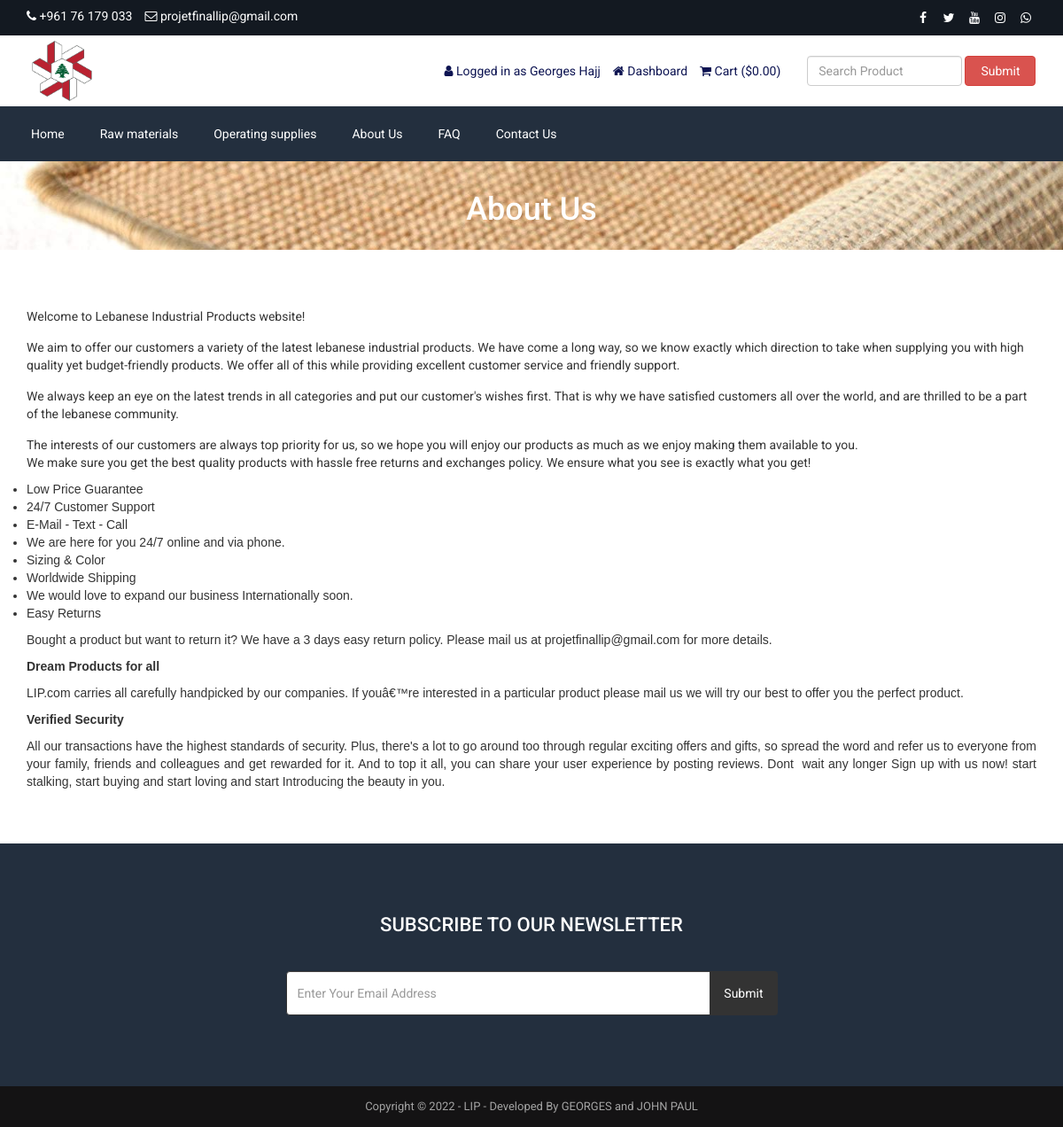
The page /about.php (signed in) on the database its author committed.
### tables this page shows
CREATE TABLE `tbl_settings` (
  `id` int(11) NOT NULL,
  `logo` varchar(255) NOT NULL,
  `favicon` varchar(255) NOT NULL,
  `footer_about` text NOT NULL,
  `footer_copyright` text NOT NULL,
  `contact_address` text NOT NULL,
  `contact_email` varchar(255) NOT NULL,
  `contact_phone` varchar(255) NOT NULL,
  `contact_fax` varchar(255) NOT NULL,
  `contact_map_iframe` text NOT NULL,
  `receive_email` varchar(255) NOT NULL,
  `receive_email_subject` varchar(255) NOT NULL,
  `receive_email_thank_you_message` text NOT NULL,
  `forget_password_message` text NOT NULL,
  `total_recent_post_footer` int(10) NOT NULL,
  `total_popular_post_footer` int(10) NOT NULL,
  `total_recent_post_sidebar` int(11) NOT NULL,
  `total_popular_post_sidebar` int(11) NOT NULL,
  `total_featured_product_home` int(11) NOT NULL,
  `total_latest_product_home` int(11) NOT NULL,
  `total_popular_product_home` int(11) NOT NULL,
  `meta_title_home` text NOT NULL,
  `meta_keyword_home` text NOT NULL,
  `meta_description_home` text NOT NULL,
  `banner_login` varchar(255) NOT NULL,
  `banner_registration` varchar(255) NOT NULL,
  `banner_forget_password` varchar(255) NOT NULL,
  `banner_reset_password` varchar(255) NOT NULL,
  `banner_search` varchar(255) NOT NULL,
  `banner_cart` varchar(255) NOT NULL,
  `banner_checkout` varchar(255) NOT NULL,
  `banner_product_category` varchar(255) NOT NULL,
  `banner_blog` varchar(255) NOT NULL,
  `cta_title` varchar(255) NOT NULL,
  `cta_content` text NOT NULL,
  `cta_read_more_text` varchar(255) NOT NULL,
  `cta_read_more_url` varchar(255) NOT NULL,
  `cta_photo` varchar(255) NOT NULL,
  `featured_product_title` varchar(255) NOT NULL,
  `featured_product_subtitle` varchar(255) NOT NULL,
  `latest_product_title` varchar(255) NOT NULL,
  `latest_product_subtitle` varchar(255) NOT NULL,
  `popular_product_title` varchar(255) NOT NULL,
  `popular_product_subtitle` varchar(255) NOT NULL,
  `testimonial_title` varchar(255) NOT NULL,
  `testimonial_subtitle` varchar(255) NOT NULL,
  `testimonial_photo` varchar(255) NOT NULL,
  `blog_title` varchar(255) NOT NULL,
  `blog_subtitle` varchar(255) NOT NULL,
  `newsletter_text` text NOT NULL,
  `paypal_email` varchar(255) NOT NULL,
  `stripe_public_key` varchar(255) NOT NULL,
  `stripe_secret_key` varchar(255) NOT NULL,
  `bank_detail` text NOT NULL,
  `before_head` text NOT NULL,
  `after_body` text NOT NULL,
  `before_body` text NOT NULL,
  `home_service_on_off` int(11) NOT NULL,
  `home_welcome_on_off` int(11) NOT NULL,
  `home_featured_product_on_off` int(11) NOT NULL,
  `home_latest_product_on_off` int(11) NOT NULL,
  `home_popular_product_on_off` int(11) NOT NULL,
  `home_testimonial_on_off` int(11) NOT NULL,
  `home_blog_on_off` int(11) NOT NULL,
  `newsletter_on_off` int(11) NOT NULL,
  `ads_above_welcome_on_off` int(1) NOT NULL,
  `ads_above_featured_product_on_off` int(1) NOT NULL,
  `ads_above_latest_product_on_off` int(1) NOT NULL,
  `ads_above_popular_product_on_off` int(1) NOT NULL,
  `ads_above_testimonial_on_off` int(1) NOT NULL,
  `ads_category_sidebar_on_off` int(1) NOT NULL
);

CREATE TABLE `tbl_social` (
  `social_id` int(11) NOT NULL,
  `social_name` varchar(30) NOT NULL,
  `social_url` varchar(255) NOT NULL,
  `social_icon` varchar(30) NOT NULL
);

CREATE TABLE `tbl_top_category` (
  `tcat_id` int(11) NOT NULL,
  `tcat_name` varchar(255) NOT NULL,
  `show_on_menu` int(1) NOT NULL
);

CREATE TABLE `tbl_page` (
  `id` int(11) NOT NULL,
  `about_title` varchar(255) NOT NULL,
  `about_content` text NOT NULL,
  `about_banner` varchar(255) NOT NULL,
  `about_meta_title` varchar(255) NOT NULL,
  `about_meta_keyword` text NOT NULL,
  `about_meta_description` text NOT NULL,
  `faq_title` varchar(255) NOT NULL,
  `faq_banner` varchar(255) NOT NULL,
  `faq_meta_title` varchar(255) NOT NULL,
  `faq_meta_keyword` text NOT NULL,
  `faq_meta_description` text NOT NULL,
  `blog_title` varchar(255) NOT NULL,
  `blog_banner` varchar(255) NOT NULL,
  `blog_meta_title` varchar(255) NOT NULL,
  `blog_meta_keyword` text NOT NULL,
  `blog_meta_description` text NOT NULL,
  `contact_title` varchar(255) NOT NULL,
  `contact_banner` varchar(255) NOT NULL,
  `contact_meta_title` varchar(255) NOT NULL,
  `contact_meta_keyword` text NOT NULL,
  `contact_meta_description` text NOT NULL,
  `pgallery_title` varchar(255) NOT NULL,
  `pgallery_banner` varchar(255) NOT NULL,
  `pgallery_meta_title` varchar(255) NOT NULL,
  `pgallery_meta_keyword` text NOT NULL,
  `pgallery_meta_description` text NOT NULL,
  `vgallery_title` varchar(255) NOT NULL,
  `vgallery_banner` varchar(255) NOT NULL,
  `vgallery_meta_title` varchar(255) NOT NULL,
  `vgallery_meta_keyword` text NOT NULL,
  `vgallery_meta_description` text NOT NULL
);

### about.php (the view)
<?php require_once('header.php'); ?>
<?php
$statement = $pdo->prepare("SELECT * FROM tbl_page WHERE id=1");
$statement->execute();
$result = $statement->fetchAll(PDO::FETCH_ASSOC);
foreach ($result as $row) {
   $about_title = $row['about_title'];
    $about_content = $row['about_content'];
    $about_banner = $row['about_banner'];
}
?>
<div class="page-banner" style="background-image: url(assets/uploads/<?php echo $about_banner; ?>);">
    <div class="inner">
        <h1><?php echo $about_title; ?></h1>
    </div>
</div>
<div class="page">
    <div class="container">
        <div class="row">
            <div class="col-md-12">
                <p>
                    <?php echo $about_content; ?>
                </p>
            </div>
        </div>
    </div>
</div>
<?php require_once('footer.php'); ?>

### header.php (shortened to what this page needs)
<?php
include("admin/inc/config.php");
$statement = $pdo->prepare("SELECT * FROM tbl_settings WHERE id=1");
$statement->execute();
$result = $statement->fetchAll(PDO::FETCH_ASSOC);
foreach ($result as $row)
{
	$logo = $row['logo'];
	$contact_email = $row['contact_email'];
	$contact_phone = $row['contact_phone'];
}
?>
<!DOCTYPE html>
<html lang="en">
<head>
	<link rel="stylesheet" href="assets/css/bootstrap.min.css">
	<link rel="stylesheet" href="assets/css/font-awesome.min.css">
	<link rel="stylesheet" href="assets/css/owl.carousel.min.css">
	<link rel="stylesheet" href="assets/css/owl.theme.default.min.css">
	<link rel="stylesheet" href="assets/css/jquery.bxslider.min.css">
    <link rel="stylesheet" href="assets/css/magnific-popup.css">
    <link rel="stylesheet" href="assets/css/rating.css">
	<link rel="stylesheet" href="assets/css/spacing.css">
	<link rel="stylesheet" href="assets/css/bootstrap-touch-slider.css">
	<link rel="stylesheet" href="assets/css/animate.min.css">
	<link rel="stylesheet" href="assets/css/tree-menu.css">
	<link rel="stylesheet" href="assets/css/select2.min.css">
	<link rel="stylesheet" href="assets/css/main.css">
	<link rel="stylesheet" href="assets/css/responsive.css">
	<?php
	$statement = $pdo->prepare("SELECT * FROM tbl_page WHERE id=1");
	$statement->execute();
	$result = $statement->fetchAll(PDO::FETCH_ASSOC);
		?>
</head>
<body>
<div class="top">
	<div class="container">
		<div class="row">
			<div class="col-md-6 col-sm-6 col-xs-12">
				<div class="left">
					<ul>
						<li><i class="fa fa-phone"></i> <?php echo $contact_phone; ?></li>
						<li><i class="fa fa-envelope-o"></i> <?php echo $contact_email; ?></li>
					</ul>
				</div>
			</div>
			<div class="col-md-6 col-sm-6 col-xs-12">
				<div class="right">
					<ul>
						<?php
						$statement = $pdo->prepare("SELECT * FROM tbl_social");
						$statement->execute();
						$result = $statement->fetchAll(PDO::FETCH_ASSOC);
						foreach ($result as $row) {
							?>
							<?php if($row['social_url'] != ''): ?>
							<li><a href="<?php echo $row['social_url']; ?>"><i class="<?php echo $row['social_icon']; ?>"></i></a></li>
							<?php endif; ?>
							<?php
						}
						?>
					</ul>
				</div>
			</div>
		</div>
	</div>
</div>
<div class="header">
	<div class="container">
		<div class="row inner">
			<div class="col-md-4 logo">
				<a href="index.php"><img src="assets/uploads/<?php echo $logo; ?>" alt="logo image"></a>
			</div>
			<div class="col-md-5 right">
				<ul>
					<?php
					if(isset($_SESSION['customer'])) {
						?>
						<li><i class="fa fa-user"></i> <?php echo 'Logged in as'; ?> <?php echo $_SESSION['customer']['cust_FirstName'].' '.$_SESSION['customer']['cust_LastName'] ; ?></li>
						<li><a href="dashboard.php"><i class="fa fa-home"></i> <?php echo 'Dashboard'; ?></a></li>
						<?php
					} else {
						?>
						<li><a href="login.php"><i class="fa fa-sign-in"></i> <?php echo 'Login'; ?></a></li>
						<li><a href="registration.php"><i class="fa fa-user-plus"></i> <?php echo 'Register'; ?></a></li>
						<?php
					}
					?>
					<li><a href="cart.php"><i class="fa fa-shopping-cart"></i> <?php echo 'Cart'; ?> (<?php echo '$'; ?><?php
					if(isset($_SESSION['cart_p_id'])) {
						$table_total_price = 0;
						$i=0;
	                    foreach($_SESSION['cart_p_qty'] as $key => $value)
	                    {
	                        $i++;
	                        $arr_cart_p_qty[$i] = $value;
	                    }                    $i=0;
	                    foreach($_SESSION['cart_p_current_price'] as $key => $value)
	                    {
	                        $i++;
	                        $arr_cart_p_current_price[$i] = $value;
	                    }
	                    for($i=1;$i<=count($arr_cart_p_qty);$i++) {
	                    	$row_total_price = $arr_cart_p_current_price[$i]*$arr_cart_p_qty[$i];
	                        $table_total_price = $table_total_price + $row_total_price;
	                    }
						echo $table_total_price;
					} else {
						echo '0.00';
					}
					?>)</a></li>
				</ul>
			</div>
			<div class="col-md-3 search-area">
				<form class="navbar-form navbar-left" role="search" action="search-result.php" method="get">
					<div class="form-group">
						<input type="text" class="form-control search-top" placeholder="<?php echo 'Search Product'; ?>" name="search_text">
					</div>
					<button type="submit" class="btn btn-danger"><?php echo 'Submit'; ?></button>
				</form>
			</div>
		</div>
	</div>
</div>
<div class="nav">
	<div class="container">
		<div class="row">
			<div class="col-md-12 pl_0 pr_0">
				<div class="menu-container">
					<div class="menu">
						<ul>
							<li><a href="index.php">Home</a></li>
							<?php
							$statement = $pdo->prepare("SELECT * FROM tbl_top_category WHERE show_on_menu=1");
							$statement->execute();
							$result = $statement->fetchAll(PDO::FETCH_ASSOC);
							foreach ($result as $row) {
								?>
								<li><a href="product-category.php?id=<?php echo $row['tcat_id']; ?>&type=top-category"><?php echo $row['tcat_name']; ?></a>
								</li>
								<?php
							}
							?>
							<?php
							$statement = $pdo->prepare("SELECT * FROM tbl_page WHERE id=1");
							$statement->execute();
							$result = $statement->fetchAll(PDO::FETCH_ASSOC);
							foreach ($result as $row) {
								$about_title = $row['about_title'];
								$faq_title = $row['faq_title'];
								$contact_title = $row['contact_title'];
							}
							?>
							<li><a href="about.php"><?php echo $about_title; ?></a></li>
							<li><a href="faq.php"><?php echo $faq_title; ?></a></li>
							<li><a href="contact.php"><?php echo $contact_title; ?></a></li>
						</ul>
					</div>
				</div>
			</div>
		</div>
	</div>
</div>

### footer.php (shortened to what this page needs)
<?php
$statement = $pdo->prepare("SELECT * FROM tbl_settings WHERE id=1");
$statement->execute();
$result = $statement->fetchAll(PDO::FETCH_ASSOC);
foreach ($result as $row)
{
	$footer_copyright = $row['footer_copyright'];
    $newsletter_on_off = $row['newsletter_on_off'];
}
?>
<?php if($newsletter_on_off == 1): ?>
<section class="home-newsletter">
	<div class="container">
		<div class="row">
			<div class="col-md-6 col-md-offset-3">
				<div class="single">
				<form action="" method="POST">
					<h2><?php echo 'Subscribe To Our Newsletter'; ?></h2>
					<div class="input-group">
			        	<input type="email" class="form-control" placeholder="<?php echo 'Enter Your Email Address'; ?>" name="email_subscribe">
			         	<span class="input-group-btn">
			         	<input class="btn btn-theme" type="submit" name="form_subscribe"><?php echo 'Subscribe'; ?></input>
			         	</span>
			        </div>
				</div>
			</div>
		</div>
	</div>
</section>
<?php endif; ?>
<div class="footer-bottom">
	<div class="container">
		<div class="row">
			<div class="col-md-12 copyright">
				<?php echo $footer_copyright; ?>
			</div>
		</div>
	</div>
</div>
</body>
</html>

### assets/css/main.css (style rules this page uses)
* { margin: 0; padding: 0; }
body { font-family: "Roboto", sans-serif; font-size: 14px; }
h1, h2, h3, h4, h5, h6 { font-family: "Roboto", sans-serif; }
a { text-decoration: none; }
.top { width: 100%; height: 40px; background: #131921; }
.top .left { float: left; }
.top .left ul { padding-top: 8px; }
.top .left ul li { list-style-type: none; float: left; margin-right: 14px; color: white; }
.top .left ul li i { color: white; }
.top .right { float: right; }
.top .right ul { padding-top: 8px; }
.top .right ul li { list-style-type: none; float: left; margin-left: 5px; }
.top .right ul li a { color: white; width: 24px; height: 24px; line-height: 24px; text-align: center; border-radius: 50%; display: block; transition: all 0.4s ease; }
.header { width: 100%; height: auto; background: #fff; }
.header .inner { height: auto; display: table; }
.header .logo { float: none; display: table-cell; vertical-align: middle; }
.header .logo img { max-width: 100%; height: 80px; }
.header .navbar-form .form-control { width: 300px; }
.header .search-area { float: none; display: table-cell; vertical-align: middle; }
.header .search-area .form-group { width: calc(100% - 84px); }
.header .search-area button { width: 80px; }
.header .search-area form { width: 100%; }
.header .right { float: none; display: table-cell; vertical-align: middle; padding-right: 0; }
.header .right ul { float: right; margin-bottom: 0; }
.header .right ul li { list-style-type: none; float: left; margin-left: 14px; color: #0d1452; }
.header .right ul li a { color: #0d1452; }
.header .navbar-form .search-top { width: 100%; }
.nav { background: #232f3e; }
.menu-container { width: 100%; margin: 0 auto; background: #232f3e; }
.menu-dropdown-icon:before { content: "\f067"; font-family: "FontAwesome"; display: none; cursor: pointer; float: right; padding: 1.5em 2em; background: #fff; color: #333; }
.menu > ul { margin: 0 auto; width: 100%; list-style: none; padding: 0; position: relative; box-sizing: border-box; }
.menu > ul:before, .menu > ul:after { content: ""; display: table; }
.menu > ul:after { clear: both; }
.menu > ul > li { float: left; padding: 0; margin: 0; }
.menu > ul > li a { text-decoration: none; padding: 1.5em 20px; display: block; color: #fff; }
.footer-bottom { width: 100%; height: auto; background: #141314; padding: 14px 0; }
.footer-bottom .copyright { font-size: 13px; color: #a3a3a3; text-align: center; }
.page-banner { width: 100%; height: auto; background-repeat: no-repeat; background-position: center center; -webkit-background-size: cover; background-size: cover; position: relative; padding-top: 15px; padding-bottom: 15px; overflow: hidden; }
.page-banner h1 { color: #fff; text-align: center; z-index: 999; position: relative; }
.page { width: 100%; height: auto; padding-top: 50px; padding-bottom: 50px; }
.home-newsletter { padding: 80px 0; background: #232f3e; }
.home-newsletter .single { max-width: 650px; margin: 0 auto; text-align: center; position: relative; z-index: 2; }
.home-newsletter .single h2 { font-size: 22px; color: white; text-transform: uppercase; margin-bottom: 40px; margin-top: 0; }
.home-newsletter .single .form-control { height: 50px; border-color: #333; outline: none; }
.home-newsletter .single .btn { min-height: 50px; background: #333; color: #fff; padding-left: 15px; padding-right: 15px; }

### assets/css/responsive.css (style rules this page uses)
@media only screen and (min-width: 992px) { .header .inner { width: 100%; } }
@media only screen and (min-width: 992px) { .header .search-area { padding-right: 0; } }
@media only screen and (min-width: 992px) { .header .search-area form { padding-right: 0; } }
@media only screen and (min-width: 992px) { .header .container { padding-right: 0; } }

### rows shown on the page
tbl_settings: contact_phone "+961 76 179 033", contact_email "projetfinallip@gmail.com", logo (picture), footer_copyright "Copyright © 2022 - LIP - Developed By GEORGES and JOHN PAUL"
tbl_top_category: tcat_name "Raw materials"
tbl_top_category: tcat_name "Operating supplies"
tbl_page: about_title "About Us", faq_title "FAQ", contact_title "Contact Us", about_banner (picture), about_content "Welcome to Lebanese Industrial Products website! We aim to offer our customers a variety of the latest lebanese industrial products. We have come a long way, so we know exactly which direction to take when supplying you with high quality yet budget-friendly products. We offer all of this while providing excellent customer service and friendly support. We always keep an eye on the latest trends in all categories and put our customer's wishes first. That is why we have satisfied customers all over the world, and are thrilled to be a part of the lebanese community. The interests of our customers are always top priority for us, so we hope you will enjoy our products as much as we enjoy making…"

### other values the page prints
$_SESSION['customer']['cust_FirstName'] "Georges"
$_SESSION['customer']['cust_LastName'] "Hajj"
